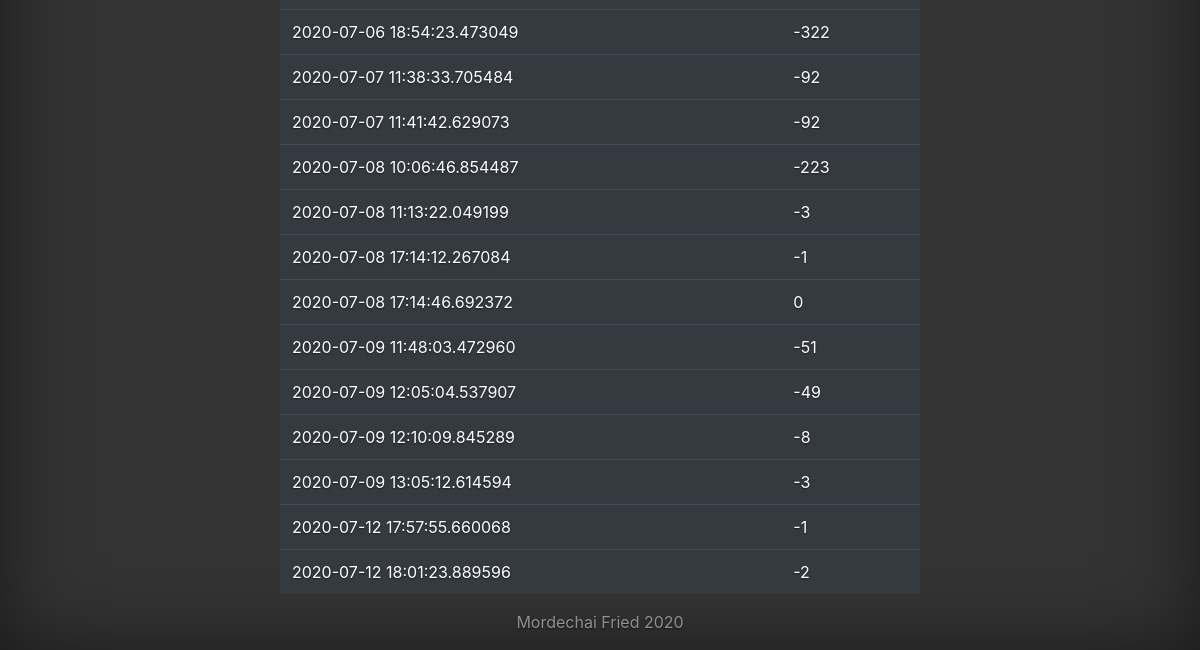
The page /user_page (signed in, lower part) on the database as committed earlier.
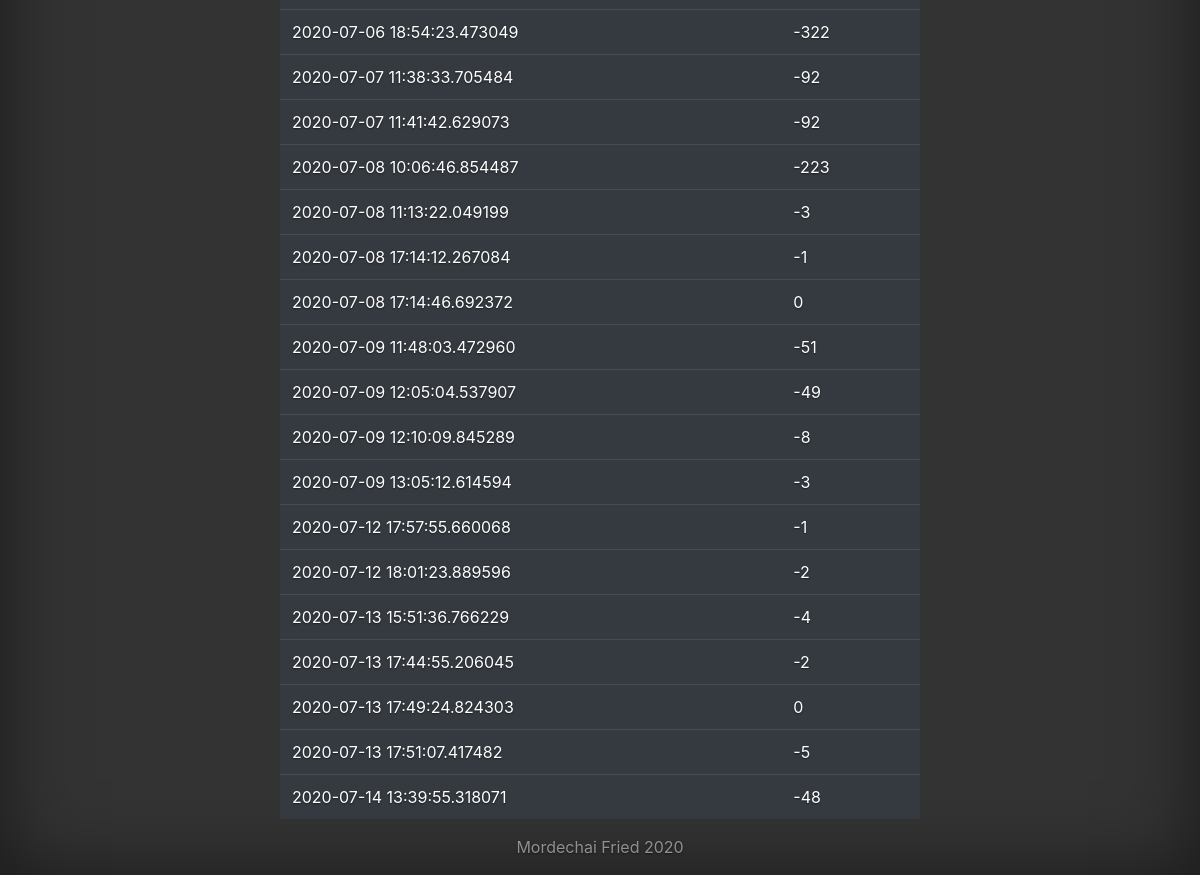
The same page on the database as committed later.
### sefira_counter_game/dbmodels.py (models this page shows, shortened)
class Score(db.Model):
    id = db.Column(db.Integer, primary_key=True)
    score = db.Column(db.Integer, nullable=True)
    time = db.Column(db.DateTime, nullable=True, default=datetime.utcnow)
    user_id = db.Column(db.Integer, db.ForeignKey('user.id'), nullable=False)

### sefira_counter_game/routes.py (the view)
@app.route('/user_page')
def user_page():
    user = current_user.username
    user_id_queried = User.query.filter_by(username=user).first()
    return render_template("user_page.html",user=user_id_queried)

### sefira_counter_game/dbmodels.py (called while the page is built)
@login_manager.user_loader
def load_user(user_id):
    return User.query.get(int(user_id))

### sefira_counter_game/templates/user_page.html (shortened to what this page needs)
{%extends "layout.html"%}
{%block body%}
<table class= "table table-dark">
    <tbody>
{%for score in user.score%}
      <tr><td>{{score.time }}</td><td>{{score.score}}</td></tr>
    {%endfor%}
    </tbody>
</table>
{%endblock%}

### sefira_counter_game/templates/layout.html (shortened to what this page needs)
<link href=https://getbootstrap.com/docs/4.4/dist/css/bootstrap.min.css rel="stylesheet">
    <link href="{{ url_for('static', filename='main.css') }}" rel="stylesheet">
  </head>
  <body class="text-center" onload=delayer()>
    <div class="cover-container d-flex w-100 h-100 p-3 mx-auto flex-column">
        {%block body%}
        {%endblock%}
  <footer class="mastfoot mt-auto">
    <div class="inner">
      <p>Mordechai Fried 2020</p>
    </div>
  </footer>
</div>
</body>
</html></html>

### sefira_counter_game/static/main.css (style rules this page uses)
html, body { height: 100%; background-color: #333; }
body { display: -ms-flexbox; display: flex; color: #fff; text-shadow: 0 .05rem .1rem rgba(0, 0, 0, .5); box-shadow: inset 0 0 5rem rgba(0, 0, 0, .5); }
.cover-container { max-width: 42em; }
.mastfoot { color: rgba(255, 255, 255, .5) }

Rows that differ between the two databases and show on the page:
added Score: time "2020-07-13 15:51:36.766229", score "-4"
added Score: time "2020-07-13 17:44:55.206045", score "-2"
added Score: time "2020-07-13 17:49:24.824303", score "0"
added Score: time "2020-07-13 17:51:07.417482", score "-5"
added Score: time "2020-07-14 13:39:55.318071", score "-48"
